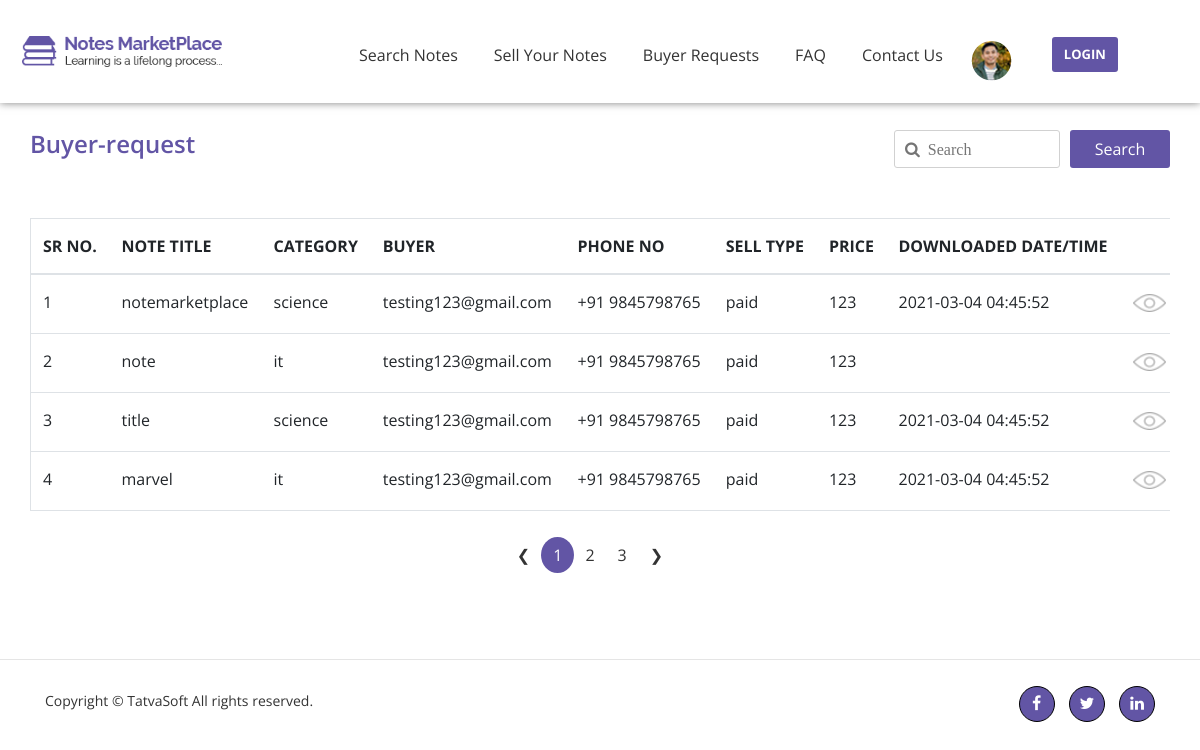
/notes-project/Notes/buyerrequest.php, run on the app's committed database.
### tables this page shows
CREATE TABLE `downloads` (
  `download_id` int(11) UNSIGNED NOT NULL,
  `note_id` int(11) UNSIGNED NOT NULL,
  `seller` int(11) UNSIGNED NOT NULL,
  `downloader` int(11) UNSIGNED NOT NULL,
  `allow_download` bit(1) NOT NULL,
  `attachment_path` varchar(255) DEFAULT NULL,
  `isattachdownloaded` bit(1) NOT NULL,
  `downloaded_date` datetime DEFAULT NULL,
  `ispaid` int(10) UNSIGNED NOT NULL,
  `purchased_price` decimal(10,0) DEFAULT NULL,
  `note_title` varchar(100) NOT NULL,
  `note_category` varchar(100) NOT NULL,
  `createddate` datetime DEFAULT NULL,
  `createdby` int(11) DEFAULT NULL,
  `modifieddate` datetime DEFAULT NULL,
  `modifiedby` int(11) DEFAULT NULL
);

CREATE TABLE `reference_data` (
  `reference_id` int(10) UNSIGNED NOT NULL,
  `ref_value` varchar(100) NOT NULL,
  `data_value` varchar(100) NOT NULL,
  `ref_category` varchar(100) NOT NULL,
  `createddate` datetime DEFAULT NULL,
  `createdby` int(11) DEFAULT NULL,
  `modifieddate` datetime DEFAULT NULL,
  `modifiedby` int(11) DEFAULT NULL,
  `isactive` bit(1) NOT NULL
);

### notes-project/Notes/buyerrequest.php (the view, shortened to what this page needs)
<?php include "db_connection.php";
$limit = 4;
if (isset($_GET["page"])){
    $page1 = $_GET["page"];
    }
    else{
     $page1=1;
    }
$start_from1 = ($page1-1) * $limit;
if(isset($_POST['search'])){
    $buyer_request = $_POST['buyer_request'];
    $result_db = mysqli_query($conn,"SELECT COUNT(download_id) FROM downloads where note_title LIKE '%$buyer_request%'");
    $row_db = mysqli_fetch_row($result_db);
    $total_records = $row_db[0];
    $total_pages = ceil($total_records / $limit);
    $query = "SELECT downloads.note_title, downloads.note_category, reference_data.ref_value,
    downloads.purchased_price, downloads.downloaded_date FROM downloads LEFT JOIN reference_data ON downloads.ispaid=reference_data.reference_id
    WHERE downloads.note_title LIKE '%$buyer_request%' LIMIT $start_from1, $limit";
    $result = mysqli_query($conn, $query);
  }
  else{
    $result_db = mysqli_query($conn,"SELECT COUNT(download_id) FROM downloads");
    $row_db = mysqli_fetch_row($result_db);
    $total_records = $row_db[0];
    $total_pages = ceil($total_records / $limit);
    $query = "SELECT downloads.note_title, downloads.note_category, reference_data.ref_value,
    downloads.purchased_price, downloads.downloaded_date FROM downloads LEFT JOIN reference_data ON
    downloads.ispaid=reference_data.reference_id LIMIT $start_from1, $limit";
    $result = mysqli_query($conn, $query);
  }
?>
<html>
<head>
    <link rel="stylesheet" href="css/font-awesome/css/font-awesome.min.css">
    <link rel="stylesheet" href="css/bootstrap/bootstrap.min.css">
    <link rel="stylesheet" href="css/style.css">
    <link rel="stylesheet" href="css/responsive.css">
</head>
<body>
<?php include "nav.php";
       ?>
    <section id="buyer-request">
        <div class="container buyer">
            <div class="row">
                <div class="col-lg-6 col-md-6 col-sm-4 col-12 general">
                    <h4>Buyer-request</h4>
                </div>
                <div class="col-lg-6 col-md-6 col-sm-8 col-12 general">
                   <form action="buyerrequest.php" method="POST">
                    <button type="submit" class="btn" name="search">Search</button>
                    <input type="text" name="buyer_request" placeholder='  &#xf002;  Search' />
                    </form>
                </div>
            </div>
            <div class="row">
                   <div class="table-responsive">
                    <table class="table border dashboard-width">
                        <thead>
                            <tr>
                                <th scope="col">SR NO.</th>
                                <th scope="col">NOTE TITLE</th>
                                <th scope="col">CATEGORY</th>
                                <th scope="col">BUYER</th>
                                <th scope="col">PHONE NO</th>
                                <th scope="col">SELL TYPE</th>
                                <th scope="col">PRICE</th>
                                <th scope="col">DOWNLOADED DATE/TIME</th>
                                <th scope="col"></th>
                            </tr>
                        </thead>
                        <tbody>
                          <?php
                          $i=1;
                        while($row = mysqli_fetch_assoc($result)){
                            $note_title = $row['note_title'];
                            $category_name = $row['note_category'];
                            $ref_value = $row['ref_value'];
                            $purchased_price = $row['purchased_price'];
                            $downloaded_date = $row['downloaded_date'];
                            echo "<tr>
                                <td>$i</td>
                                <td>$note_title</td>
                                <td>$category_name</td>
                                <td>testing123@gmail.com</td>
                                <td>+91 9845798765</td>
                                <td>$ref_value</td>
                                <td>$purchased_price</td>
                                <td>$downloaded_date</td>
                                <td>";
                                echo "<div class='display-block'>";
                                 echo "<img src='img/dashboard/eye.png' alt='delete' class='eye-img'>";
                                    echo "<div class='dropdown dropleft drop-border'>";
                                       echo "<a class='btn' href='#' role='button' id='dropdownMenuLink' data-toggle='dropdown' aria-haspopup='true' aria-expanded='false'>";
                                       echo "</a>";
                                   echo "</div>";
                                    echo "</div>";
                                   echo "</td>";
                            echo "</tr>";
                            $i++;
                        }
                            ?>
                        </tbody>
                    </table>
                    </div>
            </div>
            <div class="row">
                <div class="col-md-12">
                <ul class="pagination justify-content-center">
                       <?php
               echo "<li class='page-item'><a href='buyerrequest.php?page=".($page1-1)."' class='page-link'>❮</a></li>";
            for ($i=1; $i<=$total_pages; $i++) {
              if($i == $page1)
               {
               echo "<li class='page-item active'><a class='page-link' href='buyerrequest.php?page=".$i."'>".$i."</a></li>";
                }
                else{
             echo "<li class='page-item'><a class='page-link' href='buyerrequest.php?page=".$i."'>".$i."</a></li>";
              }
              }
            echo "<li class='page-item'><a href='buyerrequest.php?page=".($page1+1)."' class='page-link'>❯</a></li>";
?>
                  </ul>
                </div>
            </div>
        </div>
    </section>
    <?php include "footer.php"; ?>
</body>
</html>

### notes-project/Notes/nav.php (shortened to what this page needs)
    <nav class="navbar navbar-expand-lg navbar-light  bg-light fixed-top  general-navbar">
    <a class="navbar-brand" href="#">
       <img src="img/pre-login/logo.png" alt="Logo"/>
    </a>
    <div class="collapse navbar-collapse" id="navbarSupportedContent">
        <ul class="navbar-nav ml-auto">
            <li class="nav-item">
                <a class="nav-link" href="searchnote.php">Search Notes</a>
            </li>
            <li class="nav-item">
               <a class="nav-link" href="mysoldnotes.php">Sell Your Notes</a>
            </li>
            <li class="nav-item">
                <a class="nav-link" href="buyerrequest.php">Buyer Requests</a>
            </li>
            <li class="nav-item">
                <a class="nav-link" href="faq.php">FAQ</a>
            </li>
            <li class="nav-item">
                <a class="nav-link" href="contactus.php">Contact Us</a>
            </li>
            <li class="dropdown drop-nav-border">
                    <a href="#" role="button" data-toggle="dropdown" aria-haspopup="true"
                        aria-expanded="false">
                        <img src="img/pre-login/user-img.png" alt="user" class="img-fluid" style="margin-top: 9px">
                    </a>
                </li>
            <li class="nav-item">
            <?php if($_SESSION['login']){?>
                <a href="login.php"><button class="btn btn-nav-login" type="submit"><b>LOGOUT</b></button></a>
                        <?php }
                        else{
                        ?>
                <a href="login.php"><button class="btn btn-nav-login" type="submit"><b>LOGIN</b></button></a>
             <?php } ?>
            </li>
        </ul>
    </div>
</nav>

### notes-project/Notes/footer.php
<div id="footer">
        <hr>
        <div class="container">
            <div class="row">
                <div class="col-lg-6 col-md-6  col-sm-7 col-12">
                    <h3>Copyright &#169; TatvaSoft All rights reserved.</h3>
                </div>
                <div class="col-lg-6 col-md-6  col-sm-5 col-12">
                    <ul class="social pull-right">
                        <li><a href="#"><i class="fa fa-facebook"></i></a></li>
                        <li><a href="#"><i class="fa fa-twitter"></i></a></li>
                        <li><a href="#"><i class="fa fa-linkedin"></i></a></li>
                    </ul>
                </div>
            </div>
        </div>
    </div>

### notes-project/Notes/css/style.css (style rules this page uses)
html, body { height: 100%; font-family: "Open Sans", sans-serif; }
.dropdown { font-size: 13px; border: 1px solid #d1d1d1; border-radius: 3px; color: #8a8a8a; margin-right: 20px; }
ul { list-style: none; padding: 10px 20px; }
.general { padding: 0; }
.page-link { border: none; color: #333333; }
.page-item.active .page-link { background-color: #6255a5; border-radius: 50%; }
#buyer-request { margin-top: 90px; }
#buyer-request table { border: 1px solid #d1d1d1; line-height: 30px; margin-top: 30px; }
#buyer-request h4 { float: left; color: #6255a5; font-weight: 600; }
#buyer-request input { height: 38px; border: 1px solid #d1d1d1; border-radius: 3px; margin-right: 10px; font-family: FontAwesome; }
#buyer-request input, #buyer-request button { float: right; }
#buyer-request button { color: #fff; background-color: #6255a5; border-radius: 3px; width: 100px; }
#buyer-request h4, #buyer-request input, #buyer-request button { margin-top: 40px; margin-bottom: 20px; }
#footer { margin-top: 60px; }
#footer h3 { font-family: "open sans", sans-serif; font-size: 14px; font-weight: 400; line-height: 10px; color: #333333; margin-bottom: 30px; margin-top: 20px; }
ul.social { text-align: center; padding: 0; margin-top: 10px; margin-bottom: 20px; }
ul.social li { display: inline-block; padding-left: 10px; }
ul.social li a { background-color: #6255a5; border: 1px solid #000; width: 36px; height: 36px; display: inline-block; line-height: 35px; color: #fff; border-radius: 50%; -webkit-transition: all 400ms linear; transition: all 400ms linear; padding: 8px; }
.dashboard-width { width: 1200px; }
.navbar { padding: .8rem; width: 100%; }
.navbar-nav { margin-right: 30px; }
.navbar-nav li { padding-right: 20px; }
.nav-link { font-size: 1.1em; }
.navbar-brand img { margin-left: 30px; width: 200px; }
.general-navbar { padding: .76rem; -webkit-box-shadow: 0 0 8px rgba(0, 0, 0, 0.5); box-shadow: 0 0 8px rgba(0, 0, 0, 0.5); width: 100%; }
.bg-light { background-color: #fff !important; }
.navbar-brand img { margin-left: 10px; width: 200px; }
.bg-light .navbar-nav .nav-link { font-family: "Open Sans", sans-serif; font-size: 16px; font-weight: 400; line-height: 20px; color: #333333 !important; }
.bg-light .navbar-nav .nav-item { margin-top: 15px; }
.btn-nav-login { background-color: #6255a5; height: 35px; border-radius: 3px; color: #fff; font-family: "Open Sans", sans-serif; font-size: 13px; border: none; outline: none; }
.display-block { display: -webkit-box; display: -ms-flexbox; display: flex; }
.eye-img { height: 18px; margin-top: 7px; }
.drop-border { border: none; }
.drop-nav-border { border: none; margin-top: 10px; }

### data on the page
downloads: note_title "notemarketplace", note_category "science", ispaid.ref_value "paid", purchased_price "123", downloaded_date "2021-03-04 04:45:52"
downloads: note_title "note", note_category "it", ispaid.ref_value "paid", purchased_price "123"
downloads: note_title "title", note_category "science", ispaid.ref_value "paid", purchased_price "123", downloaded_date "2021-03-04 04:45:52"
downloads: note_title "marvel", note_category "it", ispaid.ref_value "paid", purchased_price "123", downloaded_date "2021-03-04 04:45:52"
